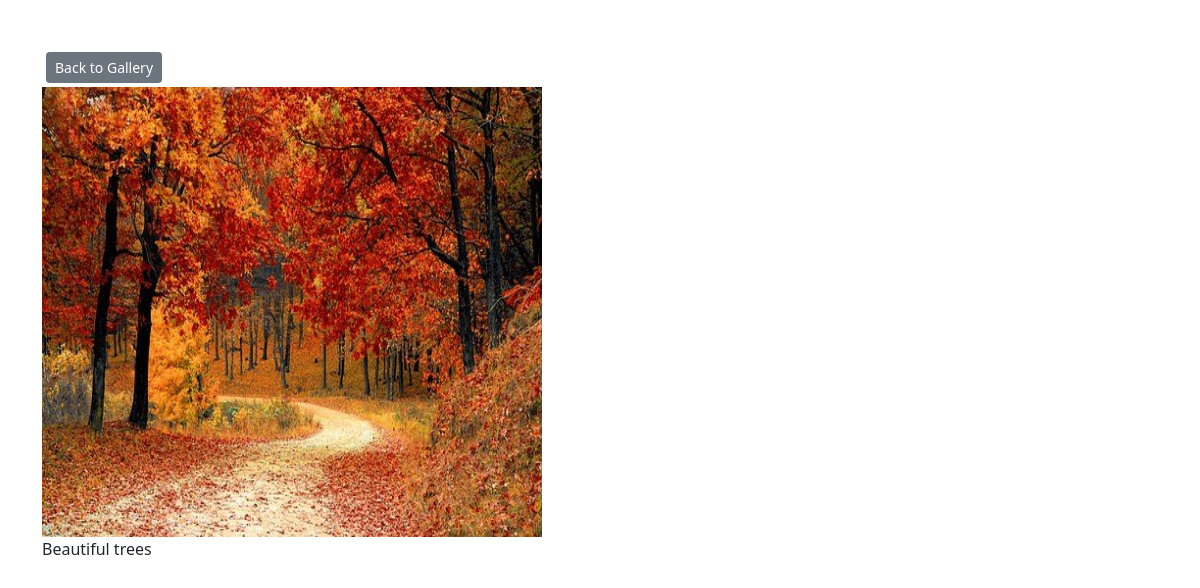
The page /picture/15/ on the database its author committed.
### pictures/models.py (models this page shows, shortened)
class Picture(models.Model):
    category = models.ForeignKey(Category, on_delete=models.SET_NULL, null=True)
    image = models.ImageField(null=False, blank=False)
    description = models.TextField()

### pictures/views.py (the view)
# urls.py: path('picture/<str:pk>/', views.viewPicture, name='picture'),
def viewPicture(request, pk):
    picture = Picture.objects.get(id=pk)
    return render(request, 'pictures/picture.html', {'picture':picture})

### pictures/templates/pictures/picture.html (shortened to what this page needs)
<!DOCTYPE html>
<html lang="en">
<head>
    <link href="https://cdn.jsdelivr.net/npm/bootstrap@5.1.3/dist/css/bootstrap.min.css" rel="stylesheet">
</head>
<body class="my-5">
    <div class="container">
        <div class="row justify-content-center">
            <div class="col">
                <a href="{% url 'gallery' %}" class="btn btn-secondary btn-sm m-1">Back to Gallery</a>
                <div style="height: 100vh;">
                    <img src="{{ picture.image.url }}" style="width: 500px; height:450px;">
                    <p>{{ picture.description }}</p>
                </div>
            </div>
        </div>
    </div>
</body>
</html>

### rows shown on the page
Picture: image (picture), description "Beautiful trees"
